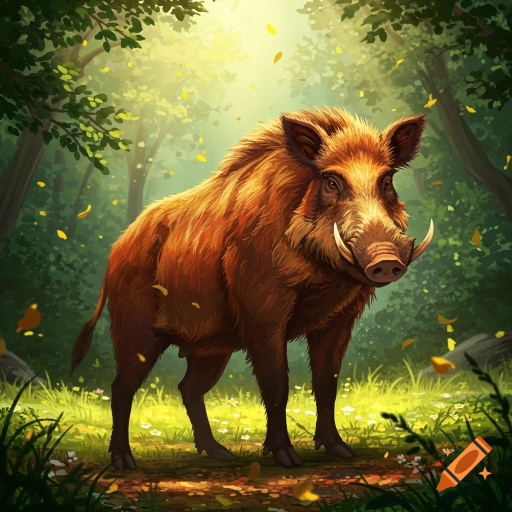
#> input picture VbIkMtvQRZmmKwy2-ntIIw.webp, 1024 x 1024 px (shown at 1/2 size)
$ python Image_Preprocessing.py VbIkMtvQRZmmKwy2-ntIIw.webp out.png
#> lines starting #> are read from the running program, lines starting #| are printed output that depends on the picture
import sys
import argparse
import cv2

def preprocess_image(image_path, output_path):
    #Args: input_path path to orginal image, output_path path to save preprocessed image
#> called with image_path = 'VbIkMtvQRZmmKwy2-ntIIw.webp', output_path = 'out.png'
    try:
        img = cv2.imread(image_path, cv2.IMREAD_GRAYSCALE) # Read the image in grayscale
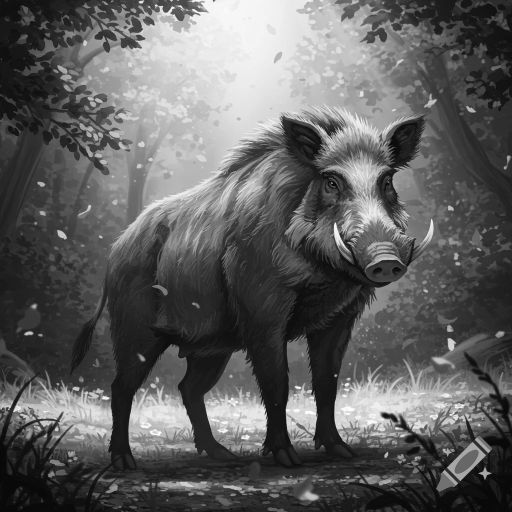
#> img: shape (1024, 1024) (shown at 1/2 size); min 4, max 254, mean 95.1
        if img is None:
            print(f"Error: Could not read image from {image_path}")
            sys.exit(1)

        resized_img = cv2.resize(img, (128, 128), interpolation=cv2.INTER_AREA) # Resize the image to 128x128
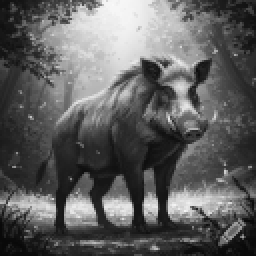
#> resized_img: shape (128, 128) (shown 2 times larger); min 9, max 249, mean 95.1
        success = cv2.imwrite(output_path, resized_img) # Save the preprocessed image
        if success:
            print(f"Successfully processed: {output_path}")
        else:
            print(f"Error: Could not write image to {output_path}")
    except Exception as e:
        print(f"Error processing {image_path}: {e}")
def main():
    parser = argparse.ArgumentParser(description='Preprocess images to 128x128 grayscale using OpenCV.')
    parser.add_argument('input_path', type=str, help='Path to the original image')
    parser.add_argument('output_path', type=str, help='Path to save the preprocessed image')

    args = parser.parse_args()
    preprocess_image(args.input_path, args.output_path)
if __name__ == "__main__":
    main()
